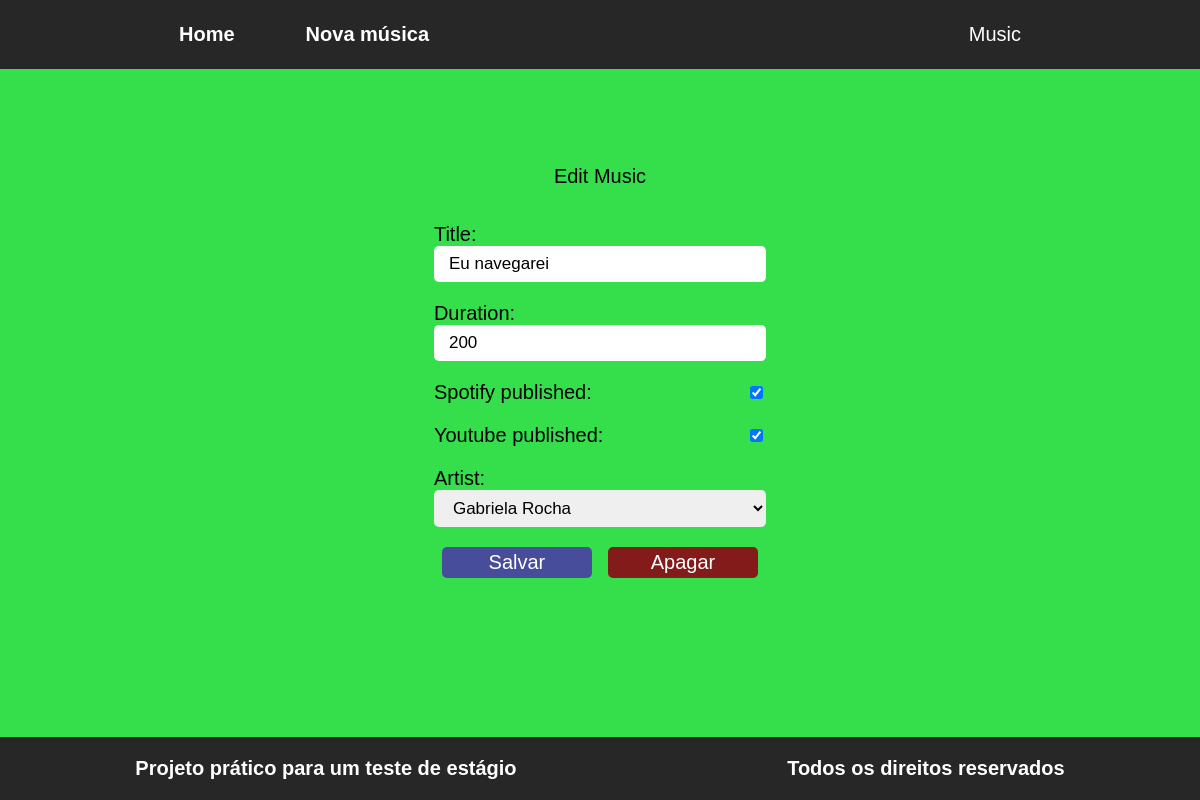
Screenshot of /update/1 with the database file from the repository.
### musics/models.py (models this page shows, shortened)
class Song(models.Model):
    title = models.CharField(max_length=30)
    duration = models.IntegerField()
    spotify_published = models.BooleanField()
    youtube_published = models.BooleanField()
    artist = models.ForeignKey(Artist, on_delete=models.CASCADE)
    class Meta:
        verbose_name_plural = 'Songs'

### musics/views.py (the view)
# urls.py: path('update/<int:id>', update_song, name='url_update_song'),
def update_song(request, id):
    song = Song.objects.get(pk=id)
    form = SongForm(request.POST or None, instance=song)
    if request.method == 'POST':
        if form.is_valid():
            form.save()
            return redirect('url_new_song')
    return render(request, 'musics/form.html', {'form': form, 'song': song, 'message':'Edit Music'})

### musics/form.py
class SongForm(ModelForm):
    class Meta:
        model = Song
        fields = ['title', 'duration', 'spotify_published', 'youtube_published', 'artist']

### musics/models.py (called while the page is built)
    def __str__(self):
        return self.name

### musics/templates/musics/form.html (shortened to what this page needs)
{% extends "musics/base.html" %}
{% load static %}
{% block conteudo %}
<div>
  {{ message }}
</div>
<form data-idMusic="{{ song.id }}" method="POST">
  {{ form.as_p }}
  <div class='buttons'>
    <button class="btnSubmit" type="submit">Salvar</button>
    {% if song.id is not null %}
    <button class="btnDelete" type="button">Apagar</button>
    {% endif %}
  </div>
</form>
{% endblock conteudo %}
{% block title %} Music {% endblock title %}

### musics/static/css/style.css (style rules this page uses)
html, body { margin: 0; padding: 0; font-family: Arial, Helvetica, sans-serif; height: 100%; font-size: 20px; background-color: rgb(53, 223, 75); }
* { box-sizing: border-box; }
form { min-width: 360px; border: none; padding: 15px; background-color: inherit; color: black; font-weight: 500; }
form p, .buttons, .links { display: flex; justify-content: space-between; flex-direction: row; align-items: center; flex-wrap: wrap; margin: 20px 0; }
form p select, form p input[type='text'], form p input[type="number"] { padding: 8px 15px; outline: none; border: none; border-radius: 5px; font-family: Arial, Helvetica, sans-serif; width: 100%; font-size: 17px; }
form p.checkbox, form p.checkbox > * { cursor: pointer; }
.btnSubmit, .btnDelete { cursor: pointer; min-width: 45%; background-color: rgb(71, 77, 155); color: white; outline: none; text-align: center; font-size: 20px; border: none; border-radius: 5px; padding: 4px; }
.btnDelete { background-color: rgb(131, 27, 27); }
.buttons, .links { justify-content: space-around; }

### rows the page displays
Song: title "Eu navegarei", duration "200", spotify_published "☑", youtube_published "☑", artist "Gabriela Rocha"

### other values shown
{{ message }} "Edit Music"
